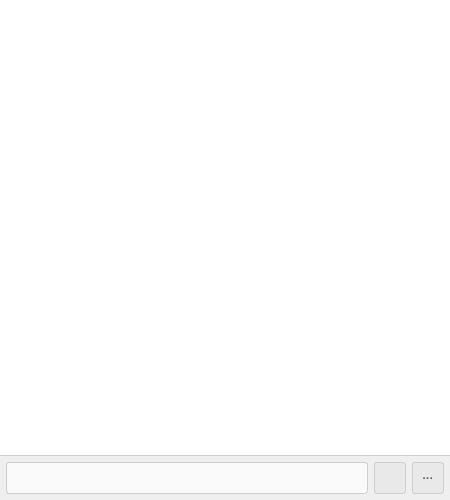
<?xml version="1.0" encoding="UTF-8"?>
<ui version="4.0">
 <class>TextChatWidget</class>
 <widget class="QWidget" name="TextChatWidget">
  <property name="geometry">
   <rect>
    <x>0</x>
    <y>0</y>
    <width>450</width>
    <height>500</height>
   </rect>
  </property>
  <property name="minimumSize">
   <size>
    <width>400</width>
    <height>300</height>
   </size>
  </property>
  <property name="windowTitle">
   <string>Aspia Chat</string>
  </property>
  <property name="styleSheet">
   <string notr="true">#TextChatWindow {
background: white;
}</string>
  </property>
  <layout class="QVBoxLayout" name="verticalLayout_3">
   <property name="leftMargin">
    <number>0</number>
   </property>
   <property name="topMargin">
    <number>0</number>
   </property>
   <property name="rightMargin">
    <number>0</number>
   </property>
   <property name="bottomMargin">
    <number>0</number>
   </property>
   <item>
    <widget class="QWidget" name="widget_2" native="true">
     <layout class="QVBoxLayout" name="verticalLayout_2">
      <property name="spacing">
       <number>0</number>
      </property>
      <property name="leftMargin">
       <number>0</number>
      </property>
      <property name="topMargin">
       <number>0</number>
      </property>
      <property name="rightMargin">
       <number>0</number>
      </property>
      <property name="bottomMargin">
       <number>0</number>
      </property>
      <item>
       <widget class="QListWidget" name="list_messages">
        <property name="styleSheet">
         <string notr="true">#list_messages {
border: 0;
}</string>
        </property>
        <property name="selectionMode">
         <enum>QAbstractItemView::NoSelection</enum>
        </property>
        <property name="verticalScrollMode">
         <enum>QAbstractItemView::ScrollPerPixel</enum>
        </property>
        <property name="horizontalScrollMode">
         <enum>QAbstractItemView::ScrollPerPixel</enum>
        </property>
       </widget>
      </item>
      <item>
       <widget class="QLabel" name="label_status">
        <property name="sizePolicy">
         <sizepolicy hsizetype="Preferred" vsizetype="Fixed">
          <horstretch>0</horstretch>
          <verstretch>0</verstretch>
         </sizepolicy>
        </property>
        <property name="styleSheet">
         <string notr="true">#label_status {
color: gray;
font-style: italic;
font-size: 10px;
background: white;
border-top: 0;
border-left: 0;
border-right: 0;
border-bottom: 1px solid #CDCDCD;
padding: 2px;
}</string>
        </property>
        <property name="text">
         <string notr="true"> </string>
        </property>
       </widget>
      </item>
     </layout>
    </widget>
   </item>
   <item>
    <layout class="QHBoxLayout" name="horizontalLayout_2">
     <property name="leftMargin">
      <number>6</number>
     </property>
     <property name="rightMargin">
      <number>6</number>
     </property>
     <property name="bottomMargin">
      <number>6</number>
     </property>
     <item>
      <widget class="QLineEdit" name="edit_message">
       <property name="sizePolicy">
        <sizepolicy hsizetype="Expanding" vsizetype="Preferred">
         <horstretch>0</horstretch>
         <verstretch>0</verstretch>
        </sizepolicy>
       </property>
       <property name="minimumSize">
        <size>
         <width>0</width>
         <height>32</height>
        </size>
       </property>
       <property name="maximumSize">
        <size>
         <width>16777215</width>
         <height>32</height>
        </size>
       </property>
       <property name="styleSheet">
        <string notr="true">#edit_message {
border: 1px solid #CDCDCD;
border-radius: 3px;
background: #FAFAFA;
color: #505050;
padding: 4px;
}</string>
       </property>
       <property name="maxLength">
        <number>2048</number>
       </property>
      </widget>
     </item>
     <item>
      <layout class="QVBoxLayout" name="verticalLayout">
       <property name="spacing">
        <number>0</number>
       </property>
       <item>
        <widget class="QWidget" name="widget" native="true">
         <property name="sizePolicy">
          <sizepolicy hsizetype="Preferred" vsizetype="Preferred">
           <horstretch>0</horstretch>
           <verstretch>0</verstretch>
          </sizepolicy>
         </property>
        </widget>
       </item>
       <item>
        <layout class="QHBoxLayout" name="horizontalLayout">
         <property name="spacing">
          <number>6</number>
         </property>
         <item>
          <widget class="QToolButton" name="button_send">
           <property name="minimumSize">
            <size>
             <width>32</width>
             <height>32</height>
            </size>
           </property>
           <property name="toolTip">
            <string>Send message</string>
           </property>
           <property name="styleSheet">
            <string notr="true">QToolButton {
color: #505050;
font: bold 11px;
background-color: #E9E9E9;
border: 1px solid #CDCDCD;
border-radius: 3px;
padding: 2px 2px 2px 2px;
}
QToolButton:hover {
background: #EBEBEB;
border: 1px solid #AAAAAA;
border-radius: 2px;
}
QToolButton:pressed {
background: #D7D7D7;
border: 1px solid #AAAAAA;
border-radius: 2px;
}</string>
           </property>
           <property name="text">
            <string/>
           </property>
           <property name="icon">
            <iconset resource="../resources/common.qrc">
             <normaloff>:/img/text-chat.png</normaloff>:/img/text-chat.png</iconset>
           </property>
          </widget>
         </item>
         <item>
          <widget class="QToolButton" name="button_tools">
           <property name="minimumSize">
            <size>
             <width>32</width>
             <height>32</height>
            </size>
           </property>
           <property name="maximumSize">
            <size>
             <width>32</width>
             <height>32</height>
            </size>
           </property>
           <property name="toolTip">
            <string>Tools</string>
           </property>
           <property name="styleSheet">
            <string notr="true">QToolButton {
color: #505050;
font: bold 11px;
background-color: #E9E9E9;
border: 1px solid #CDCDCD;
border-radius: 3px;
padding: 2px 2px 2px 2px;
}
QToolButton:hover {
background: #EBEBEB;
border: 1px solid #AAAAAA;
border-radius: 2px;
}
QToolButton:pressed {
background: #D7D7D7;
border: 1px solid #AAAAAA;
border-radius: 2px;
}</string>
           </property>
           <property name="text">
            <string>···</string>
           </property>
          </widget>
         </item>
        </layout>
       </item>
      </layout>
     </item>
    </layout>
   </item>
  </layout>
 </widget>
 <resources>
  <include location="../resources/common.qrc"/>
 </resources>
 <connections/>
</ui>
